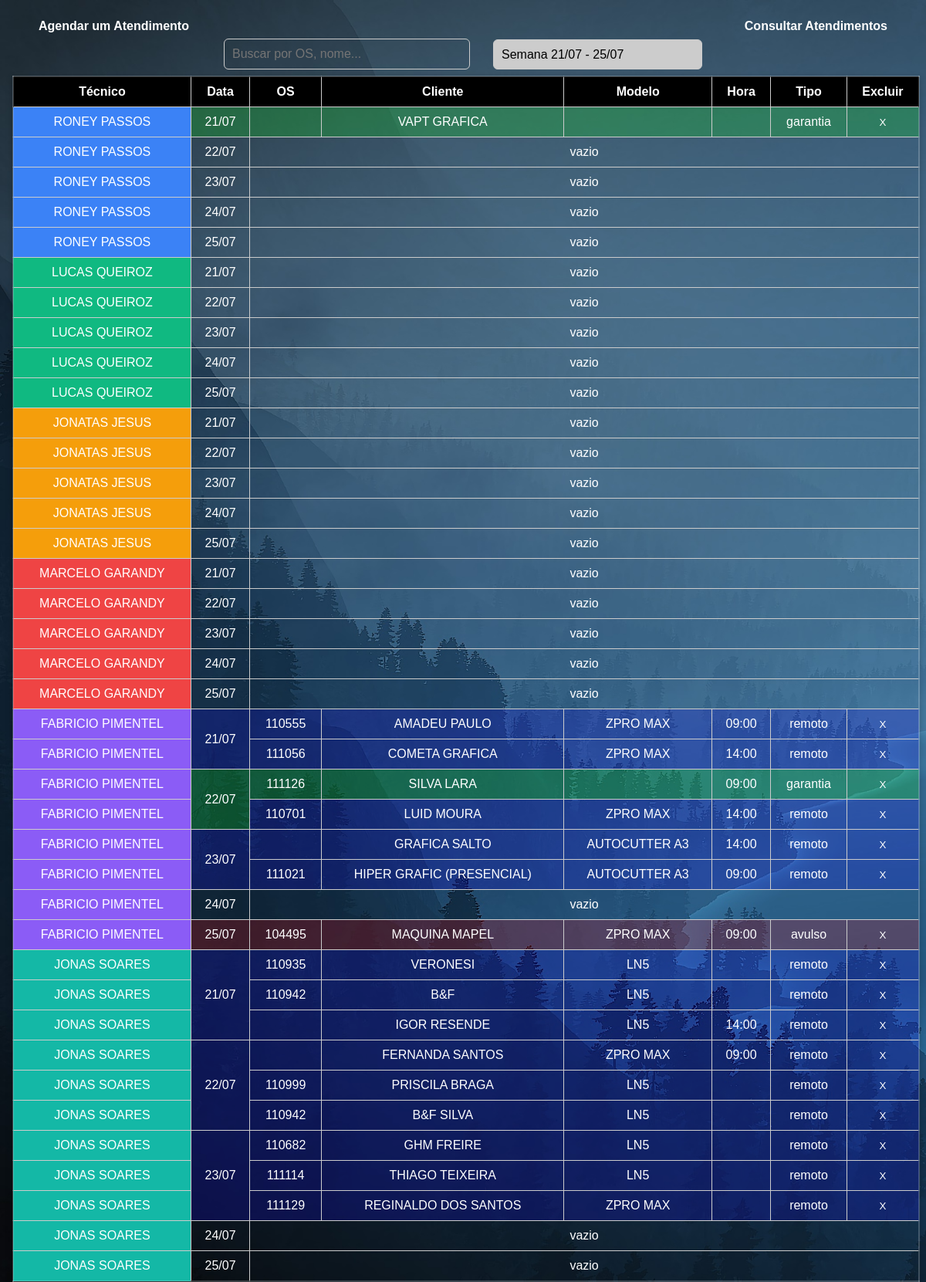
/tabela, run on the app's committed database.
### tables this page shows
CREATE TABLE agendamentos (
        id INTEGER PRIMARY KEY AUTOINCREMENT,
        os TEXT NOT NULL,
        cliente TEXT NOT NULL,
        modelo TEXT NOT NULL,
        data TEXT NOT NULL,
        hora TEXT NOT NULL,
        tipo TEXT NOT NULL,
        tecnico TEXT NOT NULL
    );

### app.py (the view)
@app.route('/tabela')
def mostrar_agendamentos():
    semanas_disponiveis = obter_semanas_disponiveis()
    semana_str = request.args.get("semana")
    if not semana_str:
        semana_str = semanas_disponiveis[0].strftime("%Y-%m-%d")
    inicio_semana = datetime.strptime(semana_str, "%Y-%m-%d")
    dias_semana = [inicio_semana.date() + timedelta(days=i) for i in range(5)]
    semana_str = request.args.get("semana", date.today().strftime("%Y-%m-%d"))
    inicio_semana = datetime.strptime(semana_str, '%Y-%m-%d')
    dias_semana = [inicio_semana.date() + timedelta(days=i) for i in range(5)]  # segunda a sexta
    tecnicos = [
        "RONEY PASSOS",
        "LUCAS QUEIROZ",
        "JONATAS JESUS",
        "MARCELO GARANDY",
        "FABRICIO PIMENTEL",
        "JONAS SOARES"
    ]
    conn = conectar_bd()
    cursor = conn.cursor()
    cursor.execute('''
        SELECT id, tecnico, data, hora, cliente, modelo, os, tipo FROM agendamentos
        WHERE data BETWEEN ? AND ?
    ''', (dias_semana[0], dias_semana[-1]))
    rows = cursor.fetchall()
    conn.close()
    agendamentos = defaultdict(lambda: defaultdict(list))
    for id_, tecnico, data, hora, cliente, modelo, os, tipo in rows:
        data = datetime.strptime(data, '%Y-%m-%d').date()
        agendamentos[tecnico][data].append({
            'id': id_,
            'tecnico': tecnico,
            'data': data,
            'hora': hora,
            'cliente': cliente,
            'modelo': modelo,
            'os': os,
            'tipo': tipo
        })
    return render_template('tabela.html', tecnicos=tecnicos, agendamentos=agendamentos, dias_semana=dias_semana, semana=semana_str, semanas_disponiveis=semanas_disponiveis, timedelta=timedelta)

### app.py (called while the page is built)
def obter_semanas_disponiveis():
    conn = conectar_bd()
    cursor = conn.cursor()
    cursor.execute("SELECT DISTINCT data FROM agendamentos")
    datas = cursor.fetchall()
    conn.close()
    semanas_set = set()
    for (data_str,) in datas:
        data_obj = datetime.strptime(data_str, "%Y-%m-%d").date()
        segunda = data_obj - timedelta(days=data_obj.weekday())
        semanas_set.add(segunda)
    if not semanas_set:
        hoje = date.today()
        semana_base = hoje - timedelta(days=hoje.weekday())
        return [semana_base]
    semanas = sorted(semanas_set)
    ultima_semana = semanas[-1]
    semanas.append(ultima_semana + timedelta(days=7))
    return list(reversed(semanas))

def conectar_bd():
    caminho = os.path.abspath('agendamentos.db')
    print(f'>> Conectando ao banco em: {caminho}')
    return sqlite3.connect('agendamentos.db')

### templates/tabela.html (shortened to what this page needs)
<!DOCTYPE html>
<html lang="pt-br">
<head>
    <link rel="stylesheet" href="/static/css/style.css">
    <link rel="stylesheet" href="/static/css/consulta.css">
</head>
<body>
    <header>
        <nav>
            <ul>
                <li><a id="agendar" href="/">Agendar um Atendimento</a></li>
                <li class="direita"><a id="consultar" href="/tabela">Consultar Atendimentos</a></li>
            </ul>
        </nav>
    </header>
    <div class="filtros">
        <input type="text" id="pesquisa" placeholder="Buscar por OS, nome..." />
        <form method="get" action="/tabela">
            <select name="semana" id="semana" onchange="this.form.submit()">
                {% for s in semanas_disponiveis %}
                <option value="{{ s.strftime('%Y-%m-%d') }}" {% if semana==s.strftime('%Y-%m-%d') %}selected{% endif %}>
                    Semana {{ s.strftime('%d/%m') }} - {{ s_fim.strftime('%d/%m') }}
                </option>
                {% endfor %}
            </select>
        </form>
    </div>
    <table border="1" id="tabela">
        <thead>
            <tr>
                <th>Técnico</th>
                <th>Data</th>
                <th>OS</th>
                <th>Cliente</th>
                <th>Modelo</th>
                <th>Hora</th>
                <th>Tipo</th>
                <th>Excluir</th>
            </tr>
        </thead>
        <tbody>
            {% for tecnico in tecnicos %}
            {% for dia in dias_semana %}
            {% set ags = agendamentos[tecnico][dia] %}
            {% if ags %}
            {% for ag in ags %}
            <tr class="{{ ag.tipo | lower }}">
                <td class="nome-tecnico tecnico-{{ tecnico | lower | replace(' ', '-') }}">
                    {{ tecnico }}
                </td>
                {% if loop.index0 == 0 %}
                <td rowspan="{{ ags | length }}">{{ dia.strftime('%d/%m') }}</td>
                {% endif %}
                <td contenteditable="true" class="editavel" data-id="{{ ag.id }}" data-campo="os">{{ ag.os }}</td>
                <td contenteditable="true" class="editavel" data-id="{{ ag.id }}" data-campo="cliente">{{ ag.cliente }}
                </td>
                <td contenteditable="true" class="editavel" data-id="{{ ag.id }}" data-campo="modelo">{{ ag.modelo }}
                </td>
                <td contenteditable="true" class="editavel" data-id="{{ ag.id }}" data-campo="hora">{{ ag.hora }}</td>
                <td>{{ ag.tipo }}</td>
                <td>
                    <button class="btn-apagar" data-id="{{ ag.id }}">X</button>
                </td>
            </tr>
            {% endfor %}
            {% else %}
            <tr class="vazio">
                <td class="nome-tecnico tecnico-{{ tecnico | lower | replace(' ', '-') }}">
                    {{ tecnico }}
                </td>
                <td>{{ dia.strftime('%d/%m') }}</td>
                <td colspan="6">vazio</td>
            </tr>
            {% endif %}
            {% endfor %}
            {% endfor %}
        </tbody>
    </table>
</body>
</html>

### static/css/style.css (style rules this page uses)
* { margin: 0; padding: 0; box-sizing: border-box; list-style: none; }
body { font-family: 'Poppins', sans-serif; background: url('/static/img/wallpapersden.com_minimal-hd-landscape_1920x1080.jpg'); background-size: cover; overflow-y: auto; overflow-x: hidden; }
header { position: fixed; width: 100vw; top: 0; padding: 20px 50px; z-index: 10; }
header nav ul { display: flex; justify-content: space-between; padding: 0; }
header nav ul li { position: relative; padding: 5px 0; }
header nav ul li a { color: #ffffff; text-decoration: none; font-weight: 600; transition: color 0.5s ease, font-weight 0.5s ease; }
header nav ul li::after { content: ''; position: absolute; left: 0; bottom: 0; width: 0; height: 2px; background-color: #00f7ff; transition: width 0.5s ease; }
header nav ul .direita { margin-left: auto; }

### static/css/consulta.css (style rules this page uses)
.filtros { position: relative; display: flex; justify-content: center; align-items: center; gap: 30px; margin-top: 50px; flex-wrap: wrap; z-index: 99999; }
input[type="text"] { color: #ffffffc0; background-color: transparent; }
input { padding: 10px 100px 10px 10px; font-size: 1rem; border-radius: 6px; border: 1px solid #ccc; top: 2vh; z-index: 9998; }
select { padding: 10px 100px 10px 10px; font-size: 1rem; border-radius: 6px; border: 1px solid #ccc; top: 2vh; z-index: 9999; background-color: #ccc; appearance: none; }
table { margin-top: 1vh; margin-left: 2vh; width: 98%; border-collapse: collapse; text-align: center; color: #fff; border: 2px solid rgba(255, 255, 255, .2); box-shadow: rgba(0, 0, 0, 0.24) 0px 3px 8px; }
thead { background-color: #000000; }
th, td { border: 1px solid #ccc; padding: 10px; }
th { background-color: transparent; }
.btn-apagar { background-color: transparent; color: #fff; border: none; height: 100%; width: 100%; }
.garantia { background-color: rgba(0, 255, 13, 0.2); }
.avulso { background-color: rgba(255, 0, 0, 0.2); }
.remoto { background-color: rgba(17, 0, 255, 0.2); }
.tecnico-roney-passos { background-color: #3b82f6; }
.tecnico-lucas-queiroz { background-color: #10b981; }
.tecnico-jonatas-jesus { background-color: #f59e0b; }
.tecnico-marcelo-garandy { background-color: #ef4444; }
.tecnico-fabricio-pimentel { background-color: #8b5cf6; }
.tecnico-jonas-soares { background-color: #14b8a6; }

### data on the page
agendamentos: tecnico "RONEY PASSOS", strftime "21/07", cliente "VAPT GRAFICA", tipo "garantia"
agendamentos: tecnico "FABRICIO PIMENTEL", strftime "21/07", os "110555", cliente "AMADEU PAULO", modelo "ZPRO MAX", hora "09:00", tipo "remoto"
agendamentos: tecnico "FABRICIO PIMENTEL", os "111056", cliente "COMETA GRAFICA", modelo "ZPRO MAX", hora "14:00", tipo "remoto"
agendamentos: tecnico "FABRICIO PIMENTEL", strftime "22/07", os "111126", cliente "SILVA LARA", hora "09:00", tipo "garantia"
agendamentos: tecnico "FABRICIO PIMENTEL", os "110701", cliente "LUID MOURA", modelo "ZPRO MAX", hora "14:00", tipo "remoto"
agendamentos: tecnico "FABRICIO PIMENTEL", strftime "23/07", cliente "GRAFICA SALTO", modelo "AUTOCUTTER A3", hora "14:00", tipo "remoto"
agendamentos: tecnico "FABRICIO PIMENTEL", os "111021", cliente "HIPER GRAFIC (PRESENCIAL)", modelo "AUTOCUTTER A3", hora "09:00", tipo "remoto"
agendamentos: tecnico "FABRICIO PIMENTEL", strftime "25/07", os "104495", cliente "MAQUINA MAPEL", modelo "ZPRO MAX", hora "09:00", tipo "avulso"
agendamentos: tecnico "JONAS SOARES", strftime "21/07", os "110935", cliente "VERONESI", modelo "LN5", tipo "remoto"
agendamentos: tecnico "JONAS SOARES", os "110942", cliente "B&F", modelo "LN5", tipo "remoto"
agendamentos: tecnico "JONAS SOARES", cliente "IGOR RESENDE", modelo "LN5", hora "14:00", tipo "remoto"
agendamentos: tecnico "JONAS SOARES", strftime "22/07", cliente "FERNANDA SANTOS", modelo "ZPRO MAX", hora "09:00", tipo "remoto"
agendamentos: tecnico "JONAS SOARES", os "110999", cliente "PRISCILA BRAGA", modelo "LN5", tipo "remoto"
agendamentos: tecnico "JONAS SOARES", os "110942", cliente "B&F SILVA", modelo "LN5", tipo "remoto"
agendamentos: tecnico "JONAS SOARES", strftime "23/07", os "110682", cliente "GHM FREIRE", modelo "LN5", tipo "remoto"
agendamentos: tecnico "JONAS SOARES", os "111114", cliente "THIAGO TEIXEIRA", modelo "LN5", tipo "remoto"
agendamentos: tecnico "JONAS SOARES", os "111129", cliente "REGINALDO DOS SANTOS", modelo "ZPRO MAX", tipo "remoto"

### other printed values
{{ tecnico }} "RONEY PASSOS" "RONEY PASSOS" "RONEY PASSOS" "RONEY PASSOS" "LUCAS QUEIROZ" "LUCAS QUEIROZ" "LUCAS QUEIROZ" "LUCAS QUEIROZ" "LUCAS QUEIROZ" "JONATAS JESUS" "JONATAS JESUS" "JONATAS JESUS" "JONATAS JESUS" "JONATAS JESUS" "MARCELO GARANDY" "MARCELO GARANDY" "MARCELO GARANDY" "MARCELO GARANDY" "MARCELO GARANDY" "FABRICIO PIMENTEL" "JONAS SOARES" "JONAS SOARES"
{{ dia.strftime('%d/%m') }} "22/07" "23/07" "24/07" "25/07" "21/07" "22/07" "23/07" "24/07" "25/07" "21/07" "22/07" "23/07" "24/07" "25/07" "21/07" "22/07" "23/07" "24/07" "25/07" "24/07" "24/07" "25/07"
